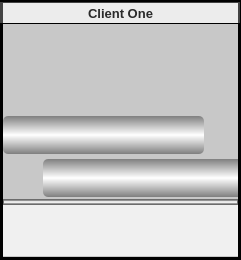
  <widget class="QFrame" name="frmChat">
   <property name="geometry">
    <rect>
     <x>370</x>
     <y>160</y>
     <width>241</width>
     <height>260</height>
    </rect>
   </property>
   <property name="mouseTracking">
    <bool>true</bool>
   </property>
   <property name="styleSheet">
    <string>background-color: rgb(0, 0, 0);</string>
   </property>
   <property name="locale">
    <locale language="English" country="UnitedStates"/>
   </property>
   <property name="frameShape">
    <enum>QFrame::NoFrame</enum>
   </property>
   <property name="frameShadow">
    <enum>QFrame::Plain</enum>
   </property>
   <widget class="QGroupBox" name="groupChatTop">
    <property name="geometry">
     <rect>
      <x>0</x>
      <y>2</y>
      <width>240</width>
      <height>21</height>
     </rect>
    </property>
    <property name="autoFillBackground">
     <bool>false</bool>
    </property>
    <property name="styleSheet">
     <string>background-color: rgb(67, 67, 67);
border:0px;</string>
    </property>
    <property name="title">
     <string/>
    </property>
    <property name="flat">
     <bool>true</bool>
    </property>
    <widget class="QLabel" name="lblChatClient">
     <property name="geometry">
      <rect>
       <x>3</x>
       <y>1</y>
       <width>235</width>
       <height>20</height>
      </rect>
     </property>
     <property name="font">
      <font>
       <family>Arial</family>
       <pointsize>10</pointsize>
       <weight>75</weight>
       <bold>true</bold>
      </font>
     </property>
     <property name="styleSheet">
      <string>color: rgb(42, 42, 42);
background-color: rgb(236, 236, 236);</string>
     </property>
     <property name="text">
      <string>Client One</string>
     </property>
     <property name="alignment">
      <set>Qt::AlignCenter</set>
     </property>
    </widget>
    <widget class="QPushButton" name="btnChatMaxium">
     <property name="geometry">
      <rect>
       <x>217</x>
       <y>0</y>
       <width>21</width>
       <height>21</height>
      </rect>
     </property>
     <property name="styleSheet">
      <string>background-color: rgba(255, 255, 255,0);</string>
     </property>
     <property name="text">
      <string/>
     </property>
     <property name="icon">
      <iconset>
       <normaloff>:/Resources/max.png</normaloff>:/Resources/max.png</iconset>
     </property>
     <property name="flat">
      <bool>true</bool>
     </property>
    </widget>
    <widget class="QPushButton" name="btnChatMinium">
     <property name="geometry">
      <rect>
       <x>192</x>
       <y>0</y>
       <width>21</width>
       <height>21</height>
      </rect>
     </property>
     <property name="styleSheet">
      <string>background-color: rgba(255, 255, 255,0);</string>
     </property>
     <property name="text">
      <string/>
     </property>
     <property name="icon">
      <iconset>
       <normaloff>:/Resources/min.png</normaloff>:/Resources/min.png</iconset>
     </property>
     <property name="flat">
      <bool>true</bool>
     </property>
    </widget>
    <widget class="QLabel" name="lblChatMark">
     <property name="geometry">
      <rect>
       <x>10</x>
       <y>3</y>
       <width>21</width>
       <height>16</height>
      </rect>
     </property>
     <property name="styleSheet">
      <string>background-color: rgba(255, 255, 255,0);</string>
     </property>
     <property name="text">
      <string/>
     </property>
    </widget>
   </widget>
   <widget class="QGroupBox" name="groupChatContent">
    <property name="geometry">
     <rect>
      <x>3</x>
      <y>24</y>
      <width>235</width>
      <height>235</height>
     </rect>
    </property>
    <property name="styleSheet">
     <string>border:0px;
</string>
    </property>
    <property name="title">
     <string/>
    </property>
    <widget class="QTextEdit" name="messageView">
     <property name="geometry">
      <rect>
       <x>0</x>
       <y>0</y>
       <width>235</width>
       <height>233</height>
      </rect>
     </property>
     <property name="styleSheet">
      <string>color: rgb(33, 33, 33);
background-color: rgb(200, 200, 200);</string>
     </property>
     <property name="frameShape">
      <enum>QFrame::NoFrame</enum>
     </property>
     <property name="textInteractionFlags">
      <set>Qt::TextSelectableByKeyboard|Qt::TextSelectableByMouse</set>
     </property>
    </widget>
    <widget class="QPlainTextEdit" name="edtCustomerMessage">
     <property name="geometry">
      <rect>
       <x>0</x>
       <y>92</y>
       <width>201</width>
       <height>38</height>
      </rect>
     </property>
     <property name="font">
      <font>
       <family>Arial</family>
       <weight>75</weight>
       <bold>true</bold>
      </font>
     </property>
     <property name="mouseTracking">
      <bool>true</bool>
     </property>
     <property name="styleSheet">
      <string>background-color: qlineargradient(spread:reflect, x1:1, y1:0.5, x2:1, y2:1, stop:0 rgba(255, 255, 255, 255), stop:1 rgba(127, 127, 127, 255));
border-radius:5px;
color: rgb(0, 0, 127);</string>
     </property>
     <property name="frameShape">
      <enum>QFrame::NoFrame</enum>
     </property>
     <property name="frameShadow">
      <enum>QFrame::Plain</enum>
     </property>
     <property name="verticalScrollBarPolicy">
      <enum>Qt::ScrollBarAlwaysOff</enum>
     </property>
     <property name="horizontalScrollBarPolicy">
      <enum>Qt::ScrollBarAlwaysOff</enum>
     </property>
     <property name="readOnly">
      <bool>true</bool>
     </property>
     <property name="plainText">
      <string/>
     </property>
     <property name="backgroundVisible">
      <bool>false</bool>
     </property>
    </widget>
    <widget class="QPlainTextEdit" name="edtMyMessage">
     <property name="geometry">
      <rect>
       <x>40</x>
       <y>135</y>
       <width>201</width>
       <height>38</height>
      </rect>
     </property>
     <property name="font">
      <font>
       <family>Arial</family>
       <weight>75</weight>
       <bold>true</bold>
      </font>
     </property>
     <property name="mouseTracking">
      <bool>true</bool>
     </property>
     <property name="styleSheet">
      <string>background-color: qlineargradient(spread:reflect, x1:1, y1:0.5, x2:1, y2:1, stop:0 rgba(255, 255, 255, 255), stop:1 rgba(127, 127, 127, 255));
border-radius:5px;
color: rgb(0, 0, 127);</string>
     </property>
     <property name="frameShape">
      <enum>QFrame::NoFrame</enum>
     </property>
     <property name="frameShadow">
      <enum>QFrame::Plain</enum>
     </property>
     <property name="verticalScrollBarPolicy">
      <enum>Qt::ScrollBarAlwaysOff</enum>
     </property>
     <property name="horizontalScrollBarPolicy">
      <enum>Qt::ScrollBarAlwaysOff</enum>
     </property>
     <property name="readOnly">
      <bool>true</bool>
     </property>
     <property name="plainText">
      <string/>
     </property>
     <property name="backgroundVisible">
      <bool>false</bool>
     </property>
    </widget>
    <widget class="QGroupBox" name="groupMessageEdit">
     <property name="geometry">
      <rect>
       <x>0</x>
       <y>181</y>
       <width>236</width>
       <height>51</height>
      </rect>
     </property>
     <property name="styleSheet">
      <string>background-color: rgb(240, 240, 240);
border:0px;</string>
     </property>
     <property name="title">
      <string/>
     </property>
     <property name="flat">
      <bool>true</bool>
     </property>
     <widget class="QPlainTextEdit" name="edtMessage">
      <property name="geometry">
       <rect>
        <x>0</x>
        <y>0</y>
        <width>215</width>
        <height>49</height>
       </rect>
      </property>
      <property name="styleSheet">
       <string/>
      </property>
      <property name="frameShape">
       <enum>QFrame::NoFrame</enum>
      </property>
      <property name="frameShadow">
       <enum>QFrame::Plain</enum>
      </property>
      <property name="verticalScrollBarPolicy">
       <enum>Qt::ScrollBarAlwaysOff</enum>
      </property>
      <property name="horizontalScrollBarPolicy">
       <enum>Qt::ScrollBarAlwaysOff</enum>
      </property>
      <property name="backgroundVisible">
       <bool>false</bool>
      </property>
     </widget>
     <widget class="QPushButton" name="btnSend">
      <property name="geometry">
       <rect>
        <x>215</x>
        <y>14</y>
        <width>21</width>
        <height>31</height>
       </rect>
      </property>
      <property name="text">
       <string/>
      </property>
      <property name="icon">
       <iconset>
        <normaloff>:/Resources/arrow.png</normaloff>:/Resources/arrow.png</iconset>
      </property>
      <property name="flat">
       <bool>true</bool>
      </property>
     </widget>
     <zorder>btnSend</zorder>
     <zorder>edtMessage</zorder>
    </widget>
    <widget class="QPushButton" name="btnReboot_2">
     <property name="enabled">
      <bool>false</bool>
     </property>
     <property name="geometry">
      <rect>
       <x>0</x>
       <y>175</y>
       <width>235</width>
       <height>6</height>
      </rect>
     </property>
     <property name="font">
      <font>
       <family>Arial</family>
       <pointsize>11</pointsize>
       <weight>75</weight>
       <bold>true</bold>
      </font>
     </property>
     <property name="styleSheet">
      <string>background-color: qlineargradient(spread:reflect, x1:1, y1:0, x2:1, y2:0.506, stop:0 rgba(20, 20, 20, 255), stop:0.920455 rgba(255, 255, 255, 255));
border:1px solid #6c6c6c;
</string>
     </property>
     <property name="text">
      <string/>
     </property>
     <property name="iconSize">
      <size>
       <width>40</width>
       <height>40</height>
      </size>
     </property>
    </widget>
   </widget>
  </widget>
